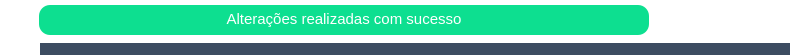
           <widget class="QFrame" name="Header">
            <property name="maximumSize">
             <size>
              <width>16777215</width>
              <height>55</height>
             </size>
            </property>
            <property name="styleSheet">
             <string notr="true">background-color: rgb(255, 255, 255);

border-top-right-radius: 30px;
border-bottom-right-radius: 30px;</string>
            </property>
            <property name="frameShape">
             <enum>QFrame::NoFrame</enum>
            </property>
            <property name="frameShadow">
             <enum>QFrame::Raised</enum>
            </property>
            <widget class="QWidget" name="BlueBar" native="true">
             <property name="geometry">
              <rect>
               <x>40</x>
               <y>43</y>
               <width>750</width>
               <height>12</height>
              </rect>
             </property>
             <property name="styleSheet">
              <string notr="true">
background-color: rgb(60, 76, 97);</string>
             </property>
             <widget class="QWidget" name="BlueBar_2" native="true">
              <property name="geometry">
               <rect>
                <x>0</x>
                <y>0</y>
                <width>750</width>
                <height>12</height>
               </rect>
              </property>
              <property name="styleSheet">
               <string notr="true">background-color: rgb(60, 76, 97);
border-top-left-radus: 3px;
border-bottom-left-radus: 3px;</string>
              </property>
             </widget>
            </widget>
            <widget class="QLabel" name="BlueCircle">
             <property name="geometry">
              <rect>
               <x>675</x>
               <y>10</y>
               <width>24</width>
               <height>24</height>
              </rect>
             </property>
             <property name="text">
              <string/>
             </property>
             <property name="pixmap">
              <pixmap resource="IAH/file_rc.qrc">:/Icons/BlueCircle.png</pixmap>
             </property>
             <property name="scaledContents">
              <bool>true</bool>
             </property>
             <property name="alignment">
              <set>Qt::AlignLeading|Qt::AlignLeft|Qt::AlignTop</set>
             </property>
            </widget>
            <widget class="QLabel" name="WhiteCircle">
             <property name="geometry">
              <rect>
               <x>710</x>
               <y>10</y>
               <width>24</width>
               <height>24</height>
              </rect>
             </property>
             <property name="text">
              <string/>
             </property>
             <property name="pixmap">
              <pixmap resource="IAH/file_rc.qrc">:/Icons/WhiteCircleV2.png</pixmap>
             </property>
             <property name="scaledContents">
              <bool>true</bool>
             </property>
             <property name="alignment">
              <set>Qt::AlignLeading|Qt::AlignLeft|Qt::AlignTop</set>
             </property>
            </widget>
            <widget class="QLabel" name="BlackCircle">
             <property name="geometry">
              <rect>
               <x>745</x>
               <y>10</y>
               <width>24</width>
               <height>24</height>
              </rect>
             </property>
             <property name="text">
              <string/>
             </property>
             <property name="pixmap">
              <pixmap resource="IAH/file_rc.qrc">:/Icons/BlackCircle.png</pixmap>
             </property>
             <property name="scaledContents">
              <bool>true</bool>
             </property>
             <property name="alignment">
              <set>Qt::AlignLeading|Qt::AlignLeft|Qt::AlignTop</set>
             </property>
            </widget>
            <widget class="QFrame" name="popup">
             <property name="geometry">
              <rect>
               <x>39</x>
               <y>5</y>
               <width>610</width>
               <height>30</height>
              </rect>
             </property>
             <property name="styleSheet">
              <string notr="true">background-color: #0DDF90;
border-radius: 11px;</string>
             </property>
             <property name="frameShape">
              <enum>QFrame::StyledPanel</enum>
             </property>
             <property name="frameShadow">
              <enum>QFrame::Raised</enum>
             </property>
             <widget class="QPushButton" name="popupclosebtn">
              <property name="geometry">
               <rect>
                <x>580</x>
                <y>5</y>
                <width>20</width>
                <height>20</height>
               </rect>
              </property>
              <property name="cursor">
               <cursorShape>PointingHandCursor</cursorShape>
              </property>
              <property name="text">
               <string/>
              </property>
              <property name="icon">
               <iconset resource="IAH/file_rc.qrc">
                <normaloff>:/Icons/deleteicon4.png</normaloff>:/Icons/deleteicon4.png</iconset>
              </property>
              <property name="iconSize">
               <size>
                <width>20</width>
                <height>20</height>
               </size>
              </property>
             </widget>
             <widget class="QLabel" name="textpopup">
              <property name="geometry">
               <rect>
                <x>130</x>
                <y>6</y>
                <width>350</width>
                <height>16</height>
               </rect>
              </property>
              <property name="font">
               <font>
                <family>Segoe UI</family>
                <pointsize>11</pointsize>
                <weight>50</weight>
                <bold>false</bold>
               </font>
              </property>
              <property name="styleSheet">
               <string notr="true">color:rgb(255, 255, 255)</string>
              </property>
              <property name="text">
               <string>Alterações realizadas com sucesso</string>
              </property>
              <property name="alignment">
               <set>Qt::AlignCenter</set>
              </property>
             </widget>
            </widget>
           </widget>
